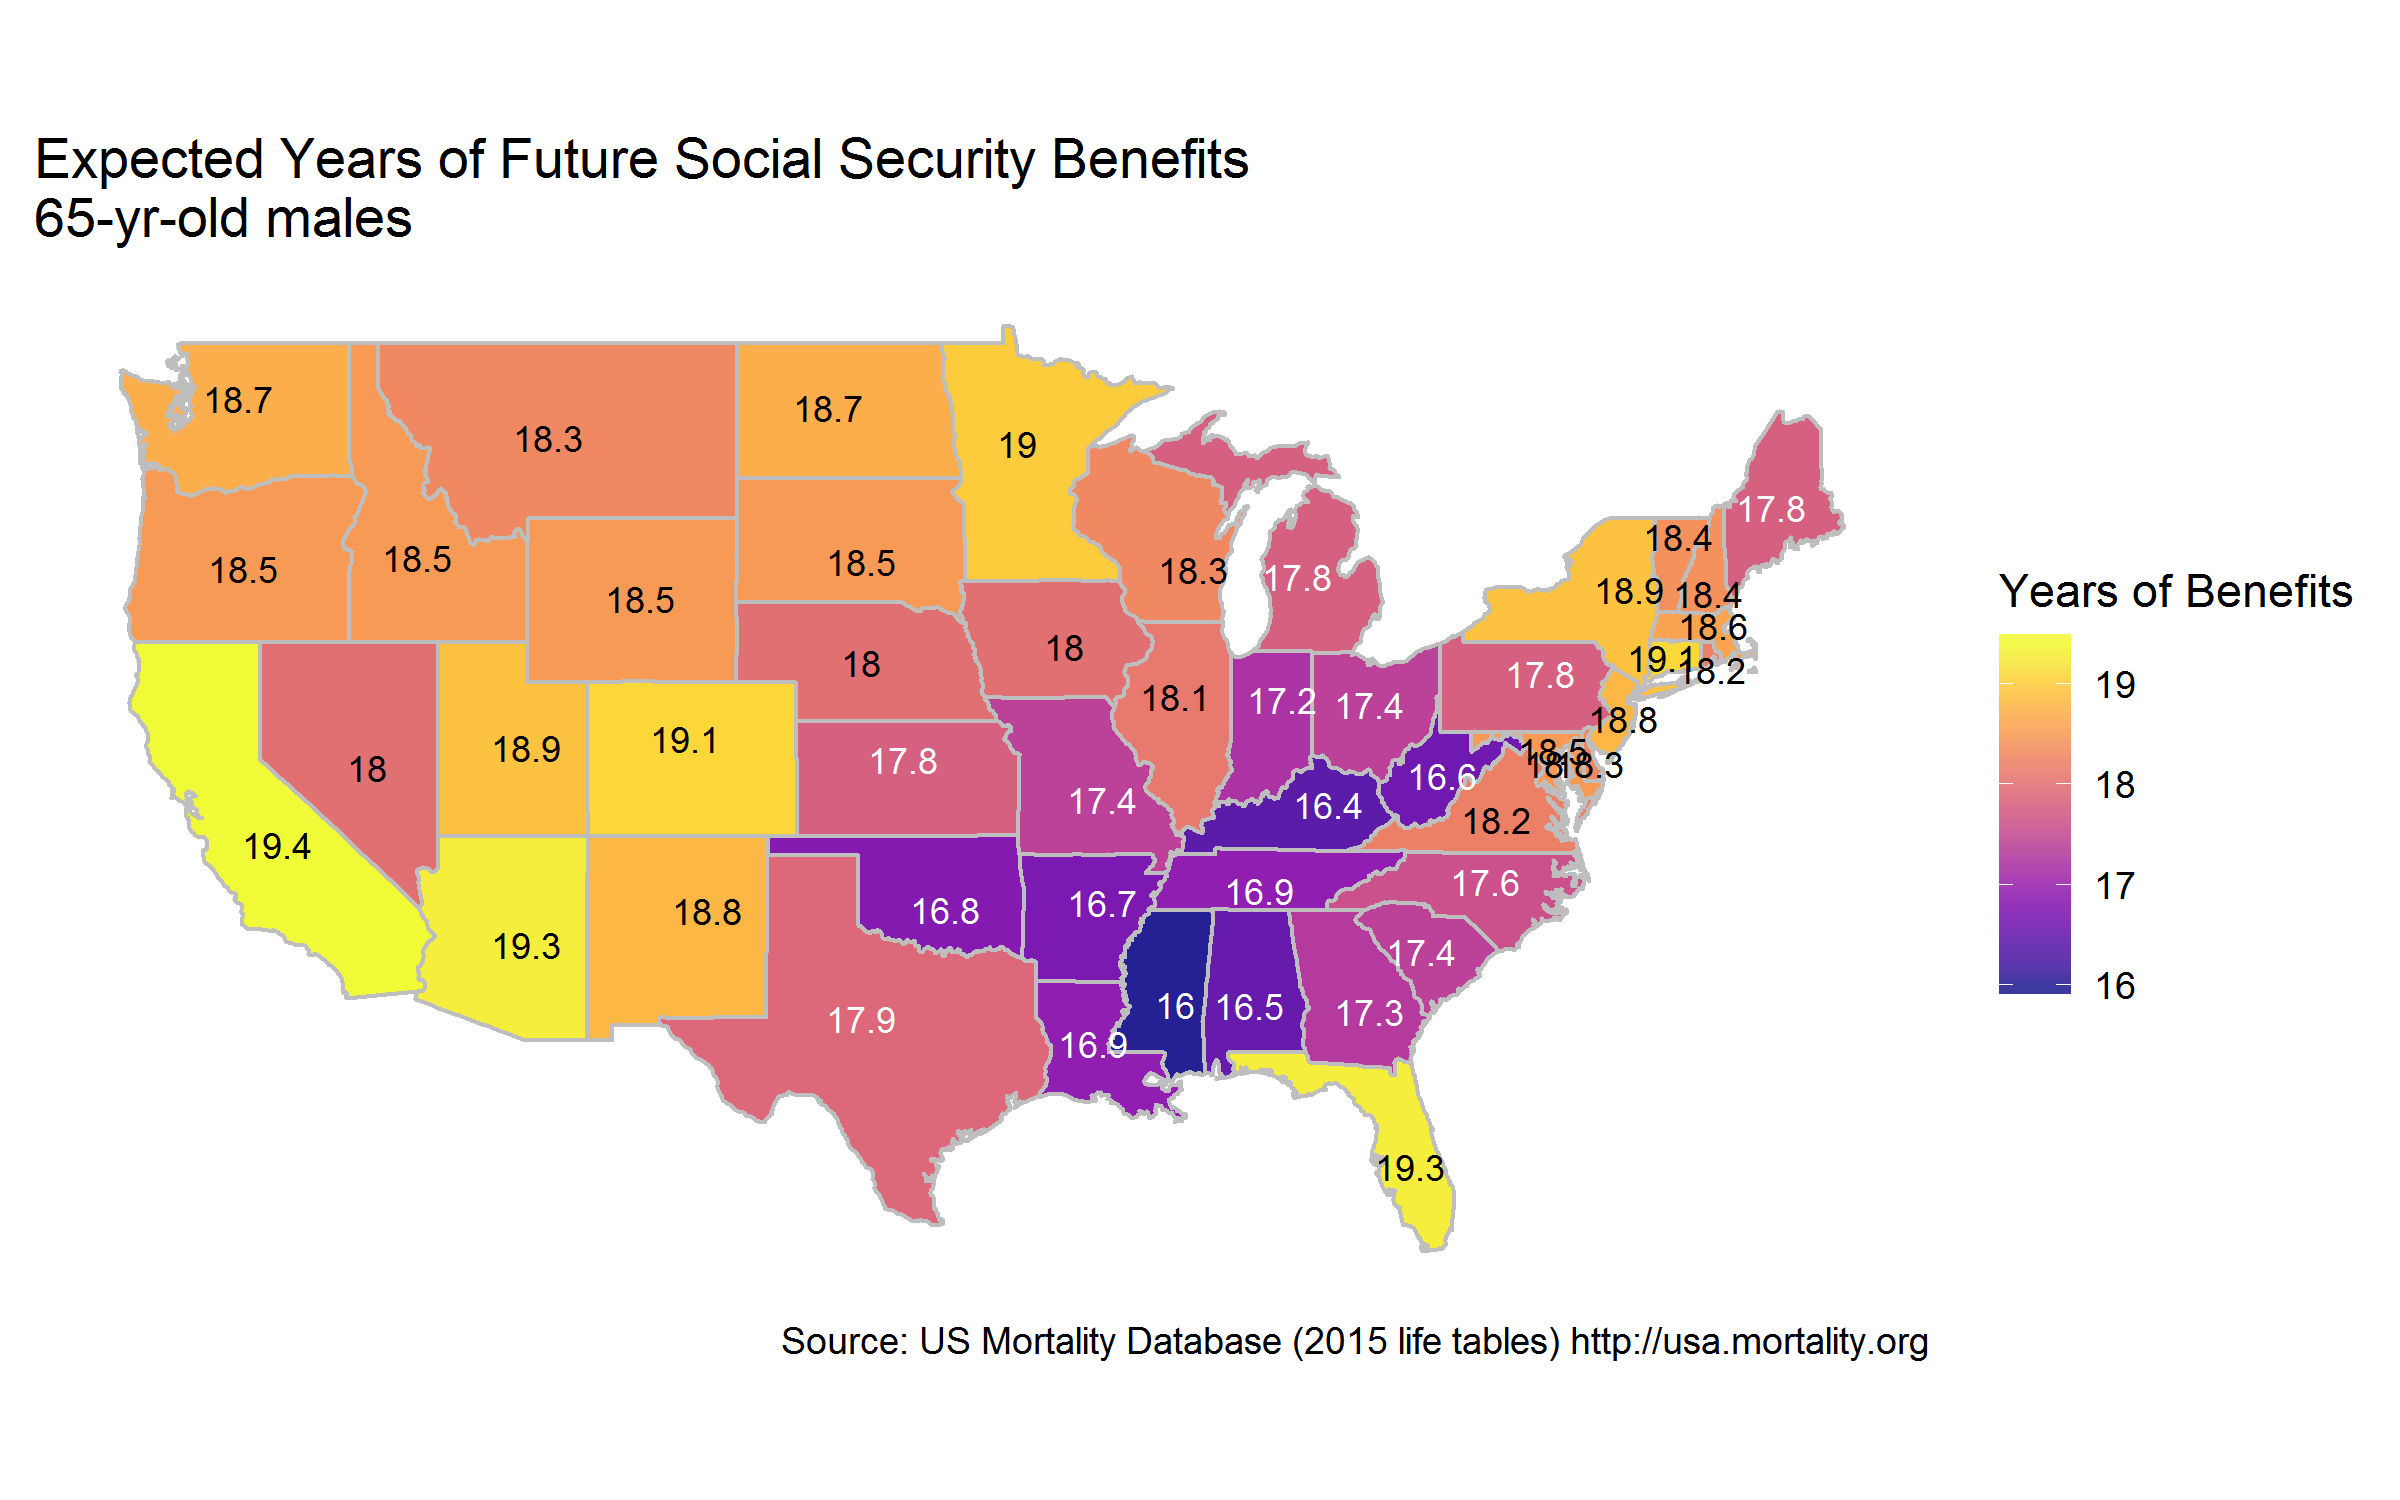

Recreate this plot in R.
#---------------------------------------------
# Carl Schmertmann
# created 24 Oct 18
# altered 24 Oct 18
#
# male e65 by state, over time
#---------------------------------------------

rm(list=ls())
library(tidyverse)
library(viridis)
library(maps)

graphics.off()
if (.Platform$OS.type == 'windows') windows(record=TRUE)

#--------------------------
# Life tables are in a big (50MB) zipped file from the USMDB 
# Extract the division-level, both-sex tables if necessary

need.to.build.df = !exists('state.df')

included_states = sort( c(state.abb,'DC'))   

if (need.to.build.df) {
  file_list = paste0('States/',included_states,'/',
                     included_states,'_mltper_1x1.csv')
  unzip(zipfile='lifetables.zip', files=file_list, junkpaths=TRUE)  
  state.df = data.frame()
  for (this.state in included_states) {
    this.file = paste0(this.state,'_mltper_1x1.csv')
    this.df = read.csv(this.file, stringsAsFactors = FALSE)
    this.df$Age = 0:110 # make numeric
    state.df = rbind( state.df, this.df)
    
    file.remove(this.file)
  }
  

} # if need.to.build



#--------------------------
# calculate the prob of death
# between ages 45 and 65, conditional
# on survival to 45, for each 
# division and year
#--------------------------

cutoff_age = 65

e65 = 
    state.df %>%
      filter( !(PopName %in% c('AK','HI'))) %>%
      group_by(PopName, Year) %>% 
      summarize( Y = round(Tx[Age==65]/lx[Age==cutoff_age], 1))


usa = map_data('state')

abb_table = data.frame( region = tolower(state.name),
                        PopName= state.abb)

df = left_join( usa, abb_table, by='region') %>% 
     left_join( filter(e65, Year==2015), by='PopName')

centroids = read.table(text='
PopName lat long
 AK 	63.588753 	-154.493062
 AL 	32.318231 	-86.902298 
 AR 	35.20105 	   -91.831833
 AZ 	34.048928 	-111.093731
 CA 	36.778261 	-119.417932
 CO 	39.550051 	-105.782067
 CT 	41.603221 	-73.087749 
 DC 	38.905985 	-77.033418 
 DE 	38.910832 	-75.52767 
 FL 	27.664827 	-81.515754
 GA 	32.157435 	-82.907123
 HI 	19.898682 	-155.665857
 IA 	41.878003 	-93.097702 
 ID 	44.068202 	-114.742041
 IL 	40.633125 	-89.398528 
 IN 	40.551217 	-85.802364 
 KS 	39.011902 	-98.484246 
 KY 	37.839333 	-84.270018 
 LA 	31.244823 	-92.145024 
 MA 	42.407211 	-71.382437 
 MD 	39.245755 	-76.741271 
 ME 	45.253783 	-69.445469 
 MI 	43.614844 	-85.302364 
 MN 	46.729553 	-94.6859 	
 MO 	37.964253 	-91.831833 
 MS 	32.354668 	-89.398528 
 MT 	46.879682 	-110.362566
 NC 	35.759573 	-79.0193 	
 ND 	47.551493 	-101.002012 
 NE 	41.492537 	-99.901813 	
 NH 	43.193852 	-71.572395 	
 NJ 	40.058324 	-74.405661 	
 NM 	34.97273 	-105.032363 	
 NV 	38.80261 	-116.419389 	
 NY 	43.299428 	-74.217933 	
 OH 	40.417287 	-82.907123 	
 OK 	35.007752 	-97.092877 	
 OR 	43.804133 	-120.554201 
 PA 	41.203322 	-77.194525 	
 PR 	18.220833 	-66.590149 	
 RI 	41.3      	-71.477429 	
 SC 	33.836081 	-81.163725 	
 SD 	43.969515 	-99.901813 	
 TN 	35.517491 	-86.580447 	
 TX 	31.968599 	-99.901813 	
 UT 	39.32098 	-111.093731 	
 VA 	37.431573 	-78.656894 	
 VT 	44.558803 	-72.577841 	
 WA 	47.751074 	-120.740139 
 WI 	43.78444 	-88.787868 	
 WV 	38.597626 	-80.454903
 WY 	43.075968 	-107.290284', header=TRUE) %>%
  left_join( filter(e65, Year==2015), by='PopName') %>%
  filter(is.finite(Y)) %>%
  mutate(cat=factor(Y<18, labels=c('H','L')))

ggplot(data=df,
       aes(x=long,y=lat,group=group,fill=Y)) +
     geom_polygon(color='grey', alpha=.90) +
     coord_map() +
     theme_minimal() +
     theme(axis.title= element_blank(),
           axis.ticks= element_blank(),
           axis.text=  element_blank(),
           axis.line=  element_blank(),
           panel.grid.major = element_blank(), 
           panel.grid.minor = element_blank() ) +
     scale_fill_viridis(option='plasma', alpha=.80) +
     geom_text( data=filter(centroids, cat=='L'),
                aes(x=long,y=lat, label=Y), inherit.aes = FALSE,
                color='white',size=3) +
     geom_text( data=filter(centroids, cat=='H'),
                aes(x=long,y=lat, label=Y), inherit.aes = FALSE,
                color='black',size=3) +
     labs(title=paste0('Expected Years of Future Social Security Benefits\n',
                       cutoff_age,'-yr-old males'),
          caption='Source: US Mortality Database (2015 life tables) http://usa.mortality.org',
          fill = 'Years of Benefits')
     

ggsave('e65-map-male.png', height=5, width=8) 
